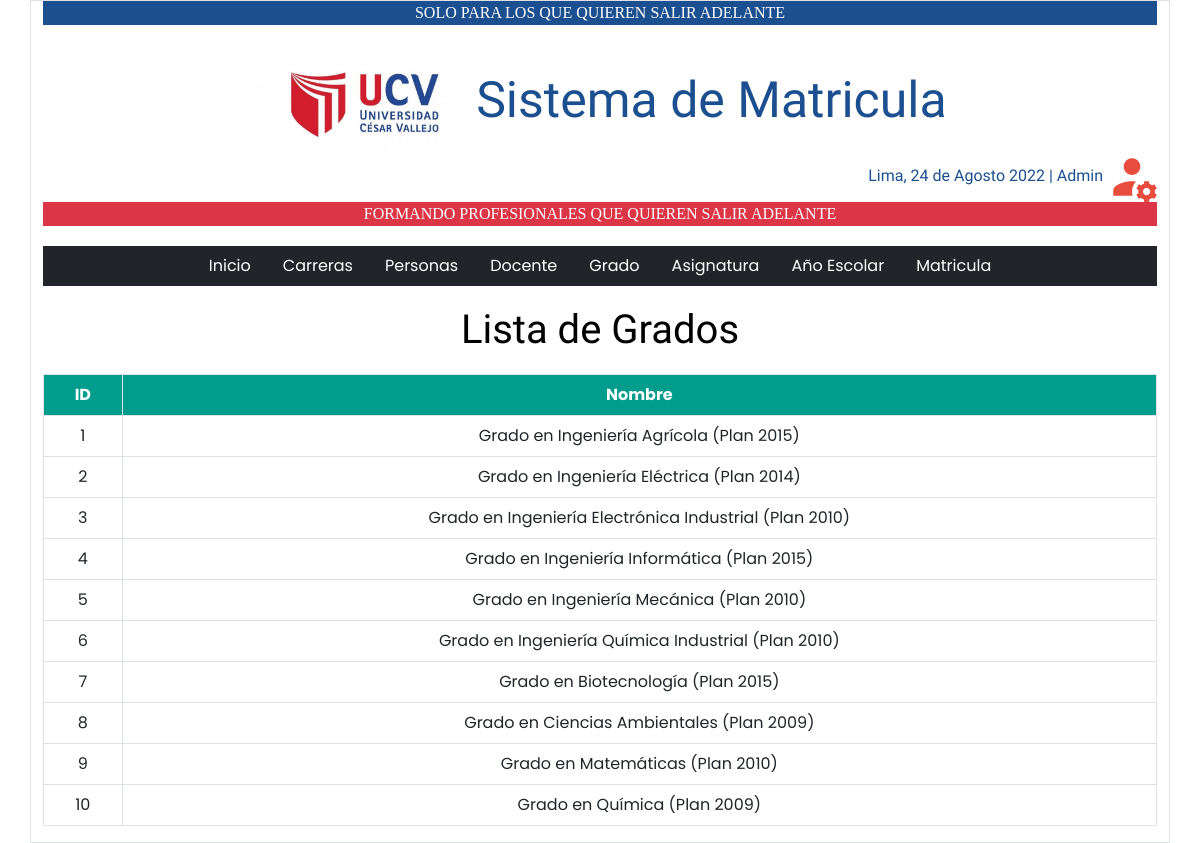
Screenshot of /paginas/grado.php with the database file from the repository.
### tables this page shows
create table grado (
id INT UNSIGNED AUTO_INCREMENT PRIMARY KEY,
nombre VARCHAR(100) NOT NULL
);

### modelo/conexion.php (the view, shortened to what this page needs)
<?php
class Conexion{
	private $usuario="root";
	private $password="";
	private $servidor="localhost";
	private $base="universidad";
	public function conectar(){
		try{
			$con=new PDO("mysql:host=$this->servidor;dbname=$this->base;",$this->usuario,$this->password);
			$con->setAttribute(PDO::ATTR_ERRMODE,PDO::ERRMODE_EXCEPTION);
			return $con;
		}catch(Exception $e){
			echo "Se encontro un error: ".$e->getMessage();
		}
	}
	public function GradoList(){
		$cn=$this->conectar();
		$sql="call GradoList()";
		$rs=$cn->prepare($sql);
		$rs->execute();
		echo "<table class='table table-hover table-bordered'>";
		echo "<tr bgcolor=#009C8C align=center>";
		echo "<th style='color:white;'>ID</th><th style='color:white;'>Nombre</th></tr>";
		while ($arr_filas=$rs->fetch(PDO::FETCH_ASSOC)) {
			echo "<tr align=center>".
				 "<td>".$arr_filas["id"]."</td>".
				 "<td>".$arr_filas["nombre"]."</td>".
				 "</tr>";
		}
		echo "</table>";
	}
}
?>

### rows the page displays
grado: id "1", nombre "Grado en Ingeniería Agrícola (Plan 2015)"
grado: id "2", nombre "Grado en Ingeniería Eléctrica (Plan 2014)"
grado: id "3", nombre "Grado en Ingeniería Electrónica Industrial (Plan 2010)"
grado: id "4", nombre "Grado en Ingeniería Informática (Plan 2015)"
grado: id "5", nombre "Grado en Ingeniería Mecánica (Plan 2010)"
grado: id "6", nombre "Grado en Ingeniería Química Industrial (Plan 2010)"
grado: id "7", nombre "Grado en Biotecnología (Plan 2015)"
grado: id "8", nombre "Grado en Ciencias Ambientales (Plan 2009)"
grado: id "9", nombre "Grado en Matemáticas (Plan 2010)"
grado: id "10", nombre "Grado en Química (Plan 2009)"
